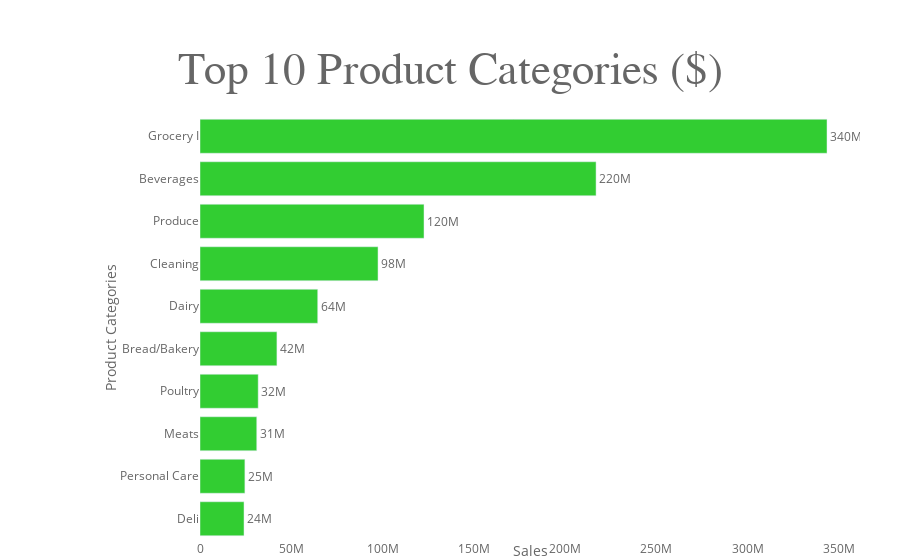

Source (notebook cell):
### Markdown cell above
### Which Categories Sell More?

### Code cell
by_family = train_data[["family", "sales"]].groupby("family").sum().sort_values(by="sales")
by_family.index = by_family.index.str.title() # capitalizing family names

fig = go.Figure(go.Bar(y=by_family.index[-10:], x=by_family.sales[-10:], 
                       orientation="h", marker_color="limegreen",
                       text=by_family.sales[-10:], textposition="outside", texttemplate='%{text:.2s}'))
fig.update_layout(template=custom_template_go,
                    margin=dict(b=20,r=40,l=200,t=115),
                    title={'text': "<span style='font-size:45px; font-family:Times New Roman'>Top 10 Product Categories ($)</span><br><br>",
                    'y':0.85, 'x':0.5,
                    'xanchor': 'center', 'yanchor': 'top'},
                    xaxis_title="Sales",
                    yaxis_title="Product Categories",
                    )
fig.show()

### Figure 1 — Plotly figure (JSON) as saved in the notebook; plotly's stock layout.template omitted (floating-point values rounded to 4 significant figures)
{"data": [{"marker": {"color": "limegreen"}, "orientation": "h", "text": [24110000.0, 24592051, 31090000.0, 31880000.0, 42130000.0, 64487709, 97521289, 122700000.0, 216954486, 343500000.0], "textposition": "outside", "texttemplate": "%{text:.2s}", "type": "bar", "x": [24110000.0, 24592051, 31090000.0, 31880000.0, 42130000.0, 64487709, 97521289, 122700000.0, 216954486, 343500000.0], "y": ["Deli", "Personal Care", "Meats", "Poultry", "Bread/Bakery", "Dairy", "Cleaning", "Produce", "Beverages", "Grocery I"]}], "layout": {"margin": {"b": 20, "l": 200, "r": 40, "t": 115}, "title": {"text": "<span style='font-size:45px; font-family:Times New Roman'>Top 10 Product Categories ($)</span><br><br>", "x": 0.5, "xanchor": "center", "y": 0.85, "yanchor": "top"}, "xaxis": {"title": {"text": "Sales"}}, "yaxis": {"title": {"text": "Product Categories"}}}}
